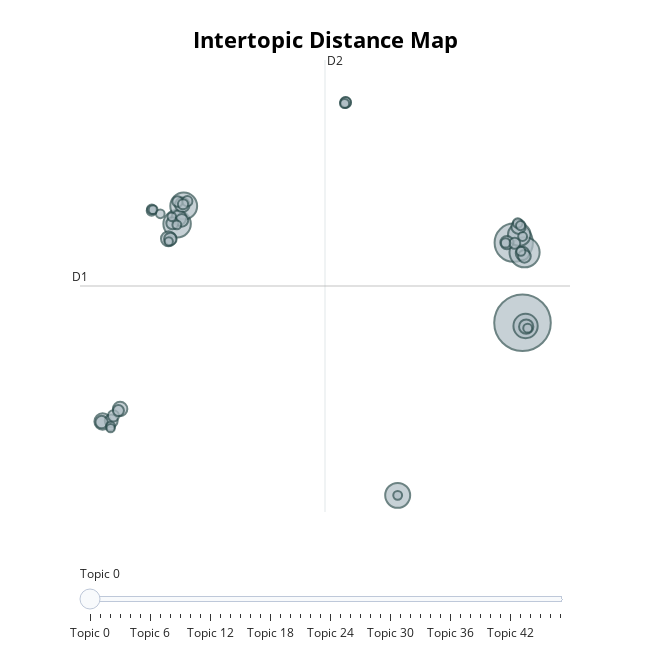

Source (notebook cell):
### Code cell
topic_model_software.visualize_topics()

### Figure 1 — Plotly figure (JSON) as saved in the notebook; plotly's stock layout.template omitted (floating-point values rounded to 4 significant figures; data arrays with more than 128 entries replaced by an {"elided": "..."} marker saying what was removed)
{"data": [{"customdata": {"elided": "48x3 mixed values"}, "hovertemplate": "<b>Topic %{customdata[0]}</b><br>%{customdata[1]}<br>Size: %{customdata[2]}", "legendgroup": "", "marker": {"color": "#B0BEC5", "size": [733, 336, 208, 173, 165, 143, 135, 117, 62, 52, 51, 49, 48, 47, 47, 42, 40, 38, 37, 37, 36, 35, 34, 29, 28, 28, 27, 26, 24, 24, 24, 22, 21, 21, 20, 19, 19, 19, 19, 18, 18, 18, 18, 18, 17, 17, 16, 16], "sizemode": "area", "sizeref": 0.4581, "symbol": "circle", "line": {"color": "DarkSlateGrey", "width": 2}}, "mode": "markers", "name": "", "orientation": "v", "showlegend": false, "x": [18.32, 17.74, 18.46, -4.53, -4.093, 10.06, 18.52, 18.11, -9.457, -5.099, -4.413, -4.184, -8.3, 18.06, 18.56, 18.32, 17.29, -8.888, -4.215, 18.45, -4.976, -9.525, -4.84, -8.741, -8.412, 17.8, 6.614, -4.493, -3.855, 6.627, -4.14, -6.218, -6.203, 18.0, 17.2, 18.21, -8.939, 6.551, 18.19, 10.06, -4.547, -6.118, 18.32, 18.66, -5.642, -4.88, -8.929, -5.085], "xaxis": "x", "y": [3.973, 9.13, 8.515, 10.35, 11.5, -7.14, 3.767, 9.647, -2.377, 9.383, 10.74, 11.57, -1.577, 10.16, 3.726, 8.44, 9.137, -2.342, 10.57, 8.253, 9.375, -2.418, 10.38, -2.02, -1.682, 9.095, 18.16, 11.78, 11.8, 18.17, 11.61, 11.19, 11.28, 10.4, 9.116, 8.582, -2.689, 18.09, 10.23, -7.14, 10.28, 11.26, 9.53, 3.627, 10.99, 10.8, -2.811, 9.208], "yaxis": "y", "type": "scatter"}], "layout": {"xaxis": {"anchor": "y", "domain": [0.0, 1.0], "title": {"text": ""}, "visible": false, "range": [-10.95, 21.46]}, "yaxis": {"anchor": "x", "domain": [0.0, 1.0], "title": {"text": ""}, "visible": false, "range": [-8.211, 20.9]}, "legend": {"tracegroupgap": 0, "itemsizing": "constant"}, "margin": {"t": 60}, "title": {"font": {"size": 22, "color": "Black"}, "text": "<b>Intertopic Distance Map</b>", "y": 0.95, "x": 0.5, "xanchor": "center", "yanchor": "top"}, "hoverlabel": {"font": {"size": 16, "family": "Rockwell"}, "bgcolor": "white"}, "width": 650, "height": 650, "sliders": [{"active": 0, "pad": {"t": 50}, "steps": [{"args": [{"marker.color": [["red", "#B0BEC5", "#B0BEC5", "#B0BEC5", "#B0BEC5", "#B0BEC5", "#B0BEC5", "#B0BEC5", "#B0BEC5", "#B0BEC5", "#B0BEC5", "#B0BEC5", "#B0BEC5", "#B0BEC5", "#B0BEC5", "#B0BEC5", "#B0BEC5", "#B0BEC5", "#B0BEC5", "#B0BEC5", "#B0BEC5", "#B0BEC5", "#B0BEC5", "#B0BEC5", "#B0BEC5", "#B0BEC5", "#B0BEC5", "#B0BEC5", "#B0BEC5", "#B0BEC5", "#B0BEC5", "#B0BEC5", "#B0BEC5", "#B0BEC5", "#B0BEC5", "#B0BEC5", "#B0BEC5", "#B0BEC5", "#B0BEC5", "#B0BEC5", "#B0BEC5", "#B0BEC5", "#B0BEC5", "#B0BEC5", "#B0BEC5", "#B0BEC5", "#B0BEC5", "#B0BEC5"]]}], "label": "Topic 0", "method": "update"}, {"args": [{"marker.color": [["#B0BEC5", "red", "#B0BEC5", "#B0BEC5", "#B0BEC5", "#B0BEC5", "#B0BEC5", "#B0BEC5", "#B0BEC5", "#B0BEC5", "#B0BEC5", "#B0BEC5", "#B0BEC5", "#B0BEC5", "#B0BEC5", "#B0BEC5", "#B0BEC5", "#B0BEC5", "#B0BEC5", "#B0BEC5", "#B0BEC5", "#B0BEC5", "#B0BEC5", "#B0BEC5", "#B0BEC5", "#B0BEC5", "#B0BEC5", "#B0BEC5", "#B0BEC5", "#B0BEC5", "#B0BEC5", "#B0BEC5", "#B0BEC5", "#B0BEC5", "#B0BEC5", "#B0BEC5", "#B0BEC5", "#B0BEC5", "#B0BEC5", "#B0BEC5", "#B0BEC5", "#B0BEC5", "#B0BEC5", "#B0BEC5", "#B0BEC5", "#B0BEC5", "#B0BEC5", "#B0BEC5"]]}], "label": "Topic 1", "method": "update"}, {"args": [{"marker.color": [["#B0BEC5", "#B0BEC5", "red", "#B0BEC5", "#B0BEC5", "#B0BEC5", "#B0BEC5", "#B0BEC5", "#B0BEC5", "#B0BEC5", "#B0BEC5", "#B0BEC5", "#B0BEC5", "#B0BEC5", "#B0BEC5", "#B0BEC5", "#B0BEC5", "#B0BEC5", "#B0BEC5", "#B0BEC5", "#B0BEC5", "#B0BEC5", "#B0BEC5", "#B0BEC5", "#B0BEC5", "#B0BEC5", "#B0BEC5", "#B0BEC5", "#B0BEC5", "#B0BEC5", "#B0BEC5", "#B0BEC5", "#B0BEC5", "#B0BEC5", "#B0BEC5", "#B0BEC5", "#B0BEC5", "#B0BEC5", "#B0BEC5", "#B0BEC5", "#B0BEC5", "#B0BEC5", "#B0BEC5", "#B0BEC5", "#B0BEC5", "#B0BEC5", "#B0BEC5", "#B0BEC5"]]}], "label": "Topic 2", "method": "update"}, {"args": [{"marker.color": [["#B0BEC5", "#B0BEC5", "#B0BEC5", "red", "#B0BEC5", "#B0BEC5", "#B0BEC5", "#B0BEC5", "#B0BEC5", "#B0BEC5", "#B0BEC5", "#B0BEC5", "#B0BEC5", "#B0BEC5", "#B0BEC5", "#B0BEC5", "#B0BEC5", "#B0BEC5", "#B0BEC5", "#B0BEC5", "#B0BEC5", "#B0BEC5", "#B0BEC5", "#B0BEC5", "#B0BEC5", "#B0BEC5", "#B0BEC5", "#B0BEC5", "#B0BEC5", "#B0BEC5", "#B0BEC5", "#B0BEC5", "#B0BEC5", "#B0BEC5", "#B0BEC5", "#B0BEC5", "#B0BEC5", "#B0BEC5", "#B0BEC5", "#B0BEC5", "#B0BEC5", "#B0BEC5", "#B0BEC5", "#B0BEC5", "#B0BEC5", "#B0BEC5", "#B0BEC5", "#B0BEC5"]]}], "label": "Topic 3", "method": "update"}, {"args": [{"marker.color": [["#B0BEC5", "#B0BEC5", "#B0BEC5", "#B0BEC5", "red", "#B0BEC5", "#B0BEC5", "#B0BEC5", "#B0BEC5", "#B0BEC5", "#B0BEC5", "#B0BEC5", "#B0BEC5", "#B0BEC5", "#B0BEC5", "#B0BEC5", "#B0BEC5", "#B0BEC5", "#B0BEC5", "#B0BEC5", "#B0BEC5", "#B0BEC5", "#B0BEC5", "#B0BEC5", "#B0BEC5", "#B0BEC5", "#B0BEC5", "#B0BEC5", "#B0BEC5", "#B0BEC5", "#B0BEC5", "#B0BEC5", "#B0BEC5", "#B0BEC5", "#B0BEC5", "#B0BEC5", "#B0BEC5", "#B0BEC5", "#B0BEC5", "#B0BEC5", "#B0BEC5", "#B0BEC5", "#B0BEC5", "#B0BEC5", "#B0BEC5", "#B0BEC5", "#B0BEC5", "#B0BEC5"]]}], "label": "Topic 4", "method": "update"}, {"args": [{"marker.color": [["#B0BEC5", "#B0BEC5", "#B0BEC5", "#B0BEC5", "#B0BEC5", "red", "#B0BEC5", "#B0BEC5", "#B0BEC5", "#B0BEC5", "#B0BEC5", "#B0BEC5", "#B0BEC5", "#B0BEC5", "#B0BEC5", "#B0BEC5", "#B0BEC5", "#B0BEC5", "#B0BEC5", "#B0BEC5", "#B0BEC5", "#B0BEC5", "#B0BEC5", "#B0BEC5", "#B0BEC5", "#B0BEC5", "#B0BEC5", "#B0BEC5", "#B0BEC5", "#B0BEC5", "#B0BEC5", "#B0BEC5", "#B0BEC5", "#B0BEC5", "#B0BEC5", "#B0BEC5", "#B0BEC5", "#B0BEC5", "#B0BEC5", "#B0BEC5", "#B0BEC5", "#B0BEC5", "#B0BEC5", "#B0BEC5", "#B0BEC5", "#B0BEC5", "#B0BEC5", "#B0BEC5"]]}], "label": "Topic 5", "method": "update"}, {"args": [{"marker.color": [["#B0BEC5", "#B0BEC5", "#B0BEC5", "#B0BEC5", "#B0BEC5", "#B0BEC5", "red", "#B0BEC5", "#B0BEC5", "#B0BEC5", "#B0BEC5", "#B0BEC5", "#B0BEC5", "#B0BEC5", "#B0BEC5", "#B0BEC5", "#B0BEC5", "#B0BEC5", "#B0BEC5", "#B0BEC5", "#B0BEC5", "#B0BEC5", "#B0BEC5", "#B0BEC5", "#B0BEC5", "#B0BEC5", "#B0BEC5", "#B0BEC5", "#B0BEC5", "#B0BEC5", "#B0BEC5", "#B0BEC5", "#B0BEC5", "#B0BEC5", "#B0BEC5", "#B0BEC5", "#B0BEC5", "#B0BEC5", "#B0BEC5", "#B0BEC5", "#B0BEC5", "#B0BEC5", "#B0BEC5", "#B0BEC5", "#B0BEC5", "#B0BEC5", "#B0BEC5", "#B0BEC5"]]}], "label": "Topic 6", "method": "update"}, {"args": [{"marker.color": [["#B0BEC5", "#B0BEC5", "#B0BEC5", "#B0BEC5", "#B0BEC5", "#B0BEC5", "#B0BEC5", "red", "#B0BEC5", "#B0BEC5", "#B0BEC5", "#B0BEC5", "#B0BEC5", "#B0BEC5", "#B0BEC5", "#B0BEC5", "#B0BEC5", "#B0BEC5", "#B0BEC5", "#B0BEC5", "#B0BEC5", "#B0BEC5", "#B0BEC5", "#B0BEC5", "#B0BEC5", "#B0BEC5", "#B0BEC5", "#B0BEC5", "#B0BEC5", "#B0BEC5", "#B0BEC5", "#B0BEC5", "#B0BEC5", "#B0BEC5", "#B0BEC5", "#B0BEC5", "#B0BEC5", "#B0BEC5", "#B0BEC5", "#B0BEC5", "#B0BEC5", "#B0BEC5", "#B0BEC5", "#B0BEC5", "#B0BEC5", "#B0BEC5", "#B0BEC5", "#B0BEC5"]]}], "label": "Topic 7", "method": "update"}, {"args": [{"marker.color": [["#B0BEC5", "#B0BEC5", "#B0BEC5", "#B0BEC5", "#B0BEC5", "#B0BEC5", "#B0BEC5", "#B0BEC5", "red", "#B0BEC5", "#B0BEC5", "#B0BEC5", "#B0BEC5", "#B0BEC5", "#B0BEC5", "#B0BEC5", "#B0BEC5", "#B0BEC5", "#B0BEC5", "#B0BEC5", "#B0BEC5", "#B0BEC5", "#B0BEC5", "#B0BEC5", "#B0BEC5", "#B0BEC5", "#B0BEC5", "#B0BEC5", "#B0BEC5", "#B0BEC5", "#B0BEC5", "#B0BEC5", "#B0BEC5", "#B0BEC5", "#B0BEC5", "#B0BEC5", "#B0BEC5", "#B0BEC5", "#B0BEC5", "#B0BEC5", "#B0BEC5", "#B0BEC5", "#B0BEC5", "#B0BEC5", "#B0BEC5", "#B0BEC5", "#B0BEC5", "#B0BEC5"]]}], "label": "Topic 8", "method": "update"}, {"args": [{"marker.color": [["#B0BEC5", "#B0BEC5", "#B0BEC5", "#B0BEC5", "#B0BEC5", "#B0BEC5", "#B0BEC5", "#B0BEC5", "#B0BEC5", "red", "#B0BEC5", "#B0BEC5", "#B0BEC5", "#B0BEC5", "#B0BEC5", "#B0BEC5", "#B0BEC5", "#B0BEC5", "#B0BEC5", "#B0BEC5", "#B0BEC5", "#B0BEC5", "#B0BEC5", "#B0BEC5", "#B0BEC5", "#B0BEC5", "#B0BEC5", "#B0BEC5", "#B0BEC5", "#B0BEC5", "#B0BEC5", "#B0BEC5", "#B0BEC5", "#B0BEC5", "#B0BEC5", "#B0BEC5", "#B0BEC5", "#B0BEC5", "#B0BEC5", "#B0BEC5", "#B0BEC5", "#B0BEC5", "#B0BEC5", "#B0BEC5", "#B0BEC5", "#B0BEC5", "#B0BEC5", "#B0BEC5"]]}], "label": "Topic 9", "method": "update"}, {"args": [{"marker.color": [["#B0BEC5", "#B0BEC5", "#B0BEC5", "#B0BEC5", "#B0BEC5", "#B0BEC5", "#B0BEC5", "#B0BEC5", "#B0BEC5", "#B0BEC5", "red", "#B0BEC5", "#B0BEC5", "#B0BEC5", "#B0BEC5", "#B0BEC5", "#B0BEC5", "#B0BEC5", "#B0BEC5", "#B0BEC5", "#B0BEC5", "#B0BEC5", "#B0BEC5", "#B0BEC5", "#B0BEC5", "#B0BEC5", "#B0BEC5", "#B0BEC5", "#B0BEC5", "#B0BEC5", "#B0BEC5", "#B0BEC5", "#B0BEC5", "#B0BEC5", "#B0BEC5", "#B0BEC5", "#B0BEC5", "#B0BEC5", "#B0BEC5", "#B0BEC5", "#B0BEC5", "#B0BEC5", "#B0BEC5", "#B0BEC5", "#B0BEC5", "#B0BEC5", "#B0BEC5", "#B0BEC5"]]}], "label": "Topic 10", "method": "update"}, {"args": [{"marker.color": [["#B0BEC5", "#B0BEC5", "#B0BEC5", "#B0BEC5", "#B0BEC5", "#B0BEC5", "#B0BEC5", "#B0BEC5", "#B0BEC5", "#B0BEC5", "#B0BEC5", "red", "#B0BEC5", "#B0BEC5", "#B0BEC5", "#B0BEC5", "#B0BEC5", "#B0BEC5", "#B0BEC5", "#B0BEC5", "#B0BEC5", "#B0BEC5", "#B0BEC5", "#B0BEC5", "#B0BEC5", "#B0BEC5", "#B0BEC5", "#B0BEC5", "#B0BEC5", "#B0BEC5", "#B0BEC5", "#B0BEC5", "#B0BEC5", "#B0BEC5", "#B0BEC5", "#B0BEC5", "#B0BEC5", "#B0BEC5", "#B0BEC5", "#B0BEC5", "#B0BEC5", "#B0BEC5", "#B0BEC5", "#B0BEC5", "#B0BEC5", "#B0BEC5", "#B0BEC5", "#B0BEC5"]]}], "label": "Topic 11", "method": "update"}, {"args": [{"marker.color": [["#B0BEC5", "#B0BEC5", "#B0BEC5", "#B0BEC5", "#B0BEC5", "#B0BEC5", "#B0BEC5", "#B0BEC5", "#B0BEC5", "#B0BEC5", "#B0BEC5", "#B0BEC5", "red", "#B0BEC5", "#B0BEC5", "#B0BEC5", "#B0BEC5", "#B0BEC5", "#B0BEC5", "#B0BEC5", "#B0BEC5", "#B0BEC5", "#B0BEC5", "#B0BEC5", "#B0BEC5", "#B0BEC5", "#B0BEC5", "#B0BEC5", "#B0BEC5", "#B0BEC5", "#B0BEC5", "#B0BEC5", "#B0BEC5", "#B0BEC5", "#B0BEC5", "#B0BEC5", "#B0BEC5", "#B0BEC5", "#B0BEC5", "#B0BEC5", "#B0BEC5", "#B0BEC5", "#B0BEC5", "#B0BEC5", "#B0BEC5", "#B0BEC5", "#B0BEC5", "#B0BEC5"]]}], "label": "Topic 12", "method": "update"}, {"args": [{"marker.color": [["#B0BEC5", "#B0BEC5", "#B0BEC5", "#B0BEC5", "#B0BEC5", "#B0BEC5", "#B0BEC5", "#B0BEC5", "#B0BEC5", "#B0BEC5", "#B0BEC5", "#B0BEC5", "#B0BEC5", "red", "#B0BEC5", "#B0BEC5", "#B0BEC5", "#B0BEC5", "#B0BEC5", "#B0BEC5", "#B0BEC5", "#B0BEC5", "#B0BEC5", "#B0BEC5", "#B0BEC5", "#B0BEC5", "#B0BEC5", "#B0BEC5", "#B0BEC5", "#B0BEC5", "#B0BEC5", "#B0BEC5", "#B0BEC5", "#B0BEC5", "#B0BEC5", "#B0BEC5", "#B0BEC5", "#B0BEC5", "#B0BEC5", "#B0BEC5", "#B0BEC5", "#B0BEC5", "#B0BEC5", "#B0BEC5", "#B0BEC5", "#B0BEC5", "#B0BEC5", "#B0BEC5"]]}], "label": "Topic 13", "method": "update"}, {"args": [{"marker.color": [["#B0BEC5", "#B0BEC5", "#B0BEC5", "#B0BEC5", "#B0BEC5", "#B0BEC5", "#B0BEC5", "#B0BEC5", "#B0BEC5", "#B0BEC5", "#B0BEC5", "#B0BEC5", "#B0BEC5", "#B0BEC5", "red", "#B0BEC5", "#B0BEC5", "#B0BEC5", "#B0BEC5", "#B0BEC5", "#B0BEC5", "#B0BEC5", "#B0BEC5", "#B0BEC5", "#B0BEC5", "#B0BEC5", "#B0BEC5", "#B0BEC5", "#B0BEC5", "#B0BEC5", "#B0BEC5", "#B0BEC5", "#B0BEC5", "#B0BEC5", "#B0BEC5", "#B0BEC5", "#B0BEC5", "#B0BEC5", "#B0BEC5", "#B0BEC5", "#B0BEC5", "#B0BEC5", "#B0BEC5", "#B0BEC5", "#B0BEC5", "#B0BEC5", "#B0BEC5", "#B0BEC5"]]}], "label": "Topic 14", "method": "update"}, {"args": [{"marker.color": [["#B0BEC5", "#B0BEC5", "#B0BEC5", "#B0BEC5", "#B0BEC5", "#B0BEC5", "#B0BEC5", "#B0BEC5", "#B0BEC5", "#B0BEC5", "#B0BEC5", "#B0BEC5", "#B0BEC5", "#B0BEC5", "#B0BEC5", "red", "#B0BEC5", "#B0BEC5", "#B0BEC5", "#B0BEC5", "#B0BEC5", "#B0BEC5", "#B0BEC5", "#B0BEC5", "#B0BEC5", "#B0BEC5", "#B0BEC5", "#B0BEC5", "#B0BEC5", "#B0BEC5", "#B0BEC5", "#B0BEC5", "#B0BEC5", "#B0BEC5", "#B0BEC5", "#B0BEC5", "#B0BEC5", "#B0BEC5", "#B0BEC5", "#B0BEC5", "#B0BEC5", "#B0BEC5", "#B0BEC5", "#B0BEC5", "#B0BEC5", "#B0BEC5", "#B0BEC5", "#B0BEC5"]]}], "label": "Topic 15", "method": "update"}, {"args": [{"marker.color": [["#B0BEC5", "#B0BEC5", "#B0BEC5", "#B0BEC5", "#B0BEC5", "#B0BEC5", "#B0BEC5", "#B0BEC5", "#B0BEC5", "#B0BEC5", "#B0BEC5", "#B0BEC5", "#B0BEC5", "#B0BEC5", "#B0BEC5", "#B0BEC5", "red", "#B0BEC5", "#B0BEC5", "#B0BEC5", "#B0BEC5", "#B0BEC5", "#B0BEC5", "#B0BEC5", "#B0BEC5", "#B0BEC5", "#B0BEC5", "#B0BEC5", "#B0BEC5", "#B0BEC5", "#B0BEC5", "#B0BEC5", "#B0BEC5", "#B0BEC5", "#B0BEC5", "#B0BEC5", "#B0BEC5", "#B0BEC5", "#B0BEC5", "#B0BEC5", "#B0BEC5", "#B0BEC5", "#B0BEC5", "#B0BEC5", "#B0BEC5", "#B0BEC5", "#B0BEC5", "#B0BEC5"]]}], "label": "Topic 16", "method": "update"}, {"args": [{"marker.color": [["#B0BEC5", "#B0BEC5", "#B0BEC5", "#B0BEC5", "#B0BEC5", "#B0BEC5", "#B0BEC5", "#B0BEC5", "#B0BEC5", "#B0BEC5", "#B0BEC5", "#B0BEC5", "#B0BEC5", "#B0BEC5", "#B0BEC5", "#B0BEC5", "#B0BEC5", "red", "#B0BEC5", "#B0BEC5", "#B0BEC5", "#B0BEC5", "#B0BEC5", "#B0BEC5", "#B0BEC5", "#B0BEC5", "#B0BEC5", "#B0BEC5", "#B0BEC5", "#B0BEC5", "#B0BEC5", "#B0BEC5", "#B0BEC5", "#B0BEC5", "#B0BEC5", "#B0BEC5", "#B0BEC5", "#B0BEC5", "#B0BEC5", "#B0BEC5", "#B0BEC5", "#B0BEC5", "#B0BEC5", "#B0BEC5", "#B0BEC5", "#B0BEC5", "#B0BEC5", "#B0BEC5"]]}], "label": "Topic 17", "method": "update"}, {"args": [{"marker.color": [["#B0BEC5", "#B0BEC5", "#B0BEC5", "#B0BEC5", "#B0BEC5", "#B0BEC5", "#B0BEC5", "#B0BEC5", "#B0BEC5", "#B0BEC5", "#B0BEC5", "#B0BEC5", "#B0BEC5", "#B0BEC5", "#B0BEC5", "#B0BEC5", "#B0BEC5", "#B0BEC5", "red", "#B0BEC5", "#B0BEC5", "#B0BEC5", "#B0BEC5", "#B0BEC5", "#B0BEC5", "#B0BEC5", "#B0BEC5", "#B0BEC5", "#B0BEC5", "#B0BEC5", "#B0BEC5", "#B0BEC5", "#B0BEC5", "#B0BEC5", "#B0BEC5", "#B0BEC5", "#B0BEC5", "#B0BEC5", "#B0BEC5", "#B0BEC5", "#B0BEC5", "#B0BEC5", "#B0BEC5", "#B0BEC5", "#B0BEC5", "#B0BEC5", "#B0BEC5", "#B0BEC5"]]}], "label": "Topic 18", "method": "update"}, {"args": [{"marker.color": [["#B0BEC5", "#B0BEC5", "#B0BEC5", "#B0BEC5", "#B0BEC5", "#B0BEC5", "#B0BEC5", "#B0BEC5", "#B0BEC5", "#B0BEC5", "#B0BEC5", "#B0BEC5", "#B0BEC5", "#B0BEC5", "#B0BEC5", "#B0BEC5", "#B0BEC5", "#B0BEC5", "#B0BEC5", "red", "#B0BEC5", "#B0BEC5", "#B0BEC5", "#B0BEC5", "#B0BEC5", "#B0BEC5", "#B0BEC5", "#B0BEC5", "#B0BEC5", "#B0BEC5", "#B0BEC5", "#B0BEC5", "#B0BEC5", "#B0BEC5", "#B0BEC5", "#B0BEC5", "#B0BEC5", "#B0BEC5", "#B0BEC5", "#B0BEC5", "#B0BEC5", "#B0BEC5", "#B0BEC5", "#B0BEC5", "#B0BEC5", "#B0BEC5", "#B0BEC5", "#B0BEC5"]]}], "label": "Topic 19", "method": "update"}, {"args": [{"marker.color": [["#B0BEC5", "#B0BEC5", "#B0BEC5", "#B0BEC5", "#B0BEC5", "#B0BEC5", "#B0BEC5", "#B0BEC5", "#B0BEC5", "#B0BEC5", "#B0BEC5", "#B0BEC5", "#B0BEC5", "#B0BEC5", "#B0BEC5", "#B0BEC5", "#B0BEC5", "#B0BEC5", "#B0BEC5", "#B0BEC5", "red", "#B0BEC5", "#B0BEC5", "#B0BEC5", "#B0BEC5", "#B0BEC5", "#B0BEC5", "#B0BEC5", "#B0BEC5", "#B0BEC5", "#B0BEC5", "#B0BEC5", "#B0BEC5", "#B0BEC5", "#B0BEC5", "#B0BEC5", "#B0BEC5", "#B0BEC5", "#B0BEC5", "#B0BEC5", "#B0BEC5", "#B0BEC5", "#B0BEC5", "#B0BEC5", "#B0BEC5", "#B0BEC5", "#B0BEC5", "#B0BEC5"]]}], "label": "Topic 20", "method": "update"}, {"args": [{"marker.color": [["#B0BEC5", "#B0BEC5", "#B0BEC5", "#B0BEC5", "#B0BEC5", "#B0BEC5", "#B0BEC5", "#B0BEC5", "#B0BEC5", "#B0BEC5", "#B0BEC5", "#B0BEC5", "#B0BEC5", "#B0BEC5", "#B0BEC5", "#B0BEC5", "#B0BEC5", "#B0BEC5", "#B0BEC5", "#B0BEC5", "#B0BEC5", "red", "#B0BEC5", "#B0BEC5", "#B0BEC5", "#B0BEC5", "#B0BEC5", "#B0BEC5", "#B0BEC5", "#B0BEC5", "#B0BEC5", "#B0BEC5", "#B0BEC5", "#B0BEC5", "#B0BEC5", "#B0BEC5", "#B0BEC5", "#B0BEC5", "#B0BEC5", "#B0BEC5", "#B0BEC5", "#B0BEC5", "#B0BEC5", "#B0BEC5", "#B0BEC5", "#B0BEC5", "#B0BEC5", "#B0BEC5"]]}], "label": "Topic 21", "method": "update"}, {"args": [{"marker.color": [["#B0BEC5", "#B0BEC5", "#B0BEC5", "#B0BEC5", "#B0BEC5", "#B0BEC5", "#B0BEC5", "#B0BEC5", "#B0BEC5", "#B0BEC5", "#B0BEC5", "#B0BEC5", "#B0BEC5", "#B0BEC5", "#B0BEC5", "#B0BEC5", "#B0BEC5", "#B0BEC5", "#B0BEC5", "#B0BEC5", "#B0BEC5", "#B0BEC5", "red", "#B0BEC5", "#B0BEC5", "#B0BEC5", "#B0BEC5", "#B0BEC5", "#B0BEC5", "#B0BEC5", "#B0BEC5", "#B0BEC5", "#B0BEC5", "#B0BEC5", "#B0BEC5", "#B0BEC5", "#B0BEC5", "#B0BEC5", "#B0BEC5", "#B0BEC5", "#B0BEC5", "#B0BEC5", "#B0BEC5", "#B0BEC5", "#B0BEC5", "#B0BEC5", "#B0BEC5", "#B0BEC5"]]}], "label": "Topic 22", "method": "update"}, {"args": [{"marker.color": [["#B0BEC5", "#B0BEC5", "#B0BEC5", "#B0BEC5", "#B0BEC5", "#B0BEC5", "#B0BEC5", "#B0BEC5", "#B0BEC5", "#B0BEC5", "#B0BEC5", "#B0BEC5", "#B0BEC5", "#B0BEC5", "#B0BEC5", "#B0BEC5", "#B0BEC5", "#B0BEC5", "#B0BEC5", "#B0BEC5", "#B0BEC5", "#B0BEC5", "#B0BEC5", "red", "#B0BEC5", "#B0BEC5", "#B0BEC5", "#B0BEC5", "#B0BEC5", "#B0BEC5", "#B0BEC5", "#B0BEC5", "#B0BEC5", "#B0BEC5", "#B0BEC5", "#B0BEC5", "#B0BEC5", "#B0BEC5", "#B0BEC5", "#B0BEC5", "#B0BEC5", "#B0BEC5", "#B0BEC5", "#B0BEC5", "#B0BEC5", "#B0BEC5", "#B0BEC5", "#B0BEC5"]]}], "label": "Topic 23", "method": "update"}, {"args": [{"marker.color": [["#B0BEC5", "#B0BEC5", "#B0BEC5", "#B0BEC5", "#B0BEC5", "#B0BEC5", "#B0BEC5", "#B0BEC5", "#B0BEC5", "#B0BEC5", "#B0BEC5", "#B0BEC5", "#B0BEC5", "#B0BEC5", "#B0BEC5", "#B0BEC5", "#B0BEC5", "#B0BEC5", "#B0BEC5", "#B0BEC5", "#B0BEC5", "#B0BEC5", "#B0BEC5", "#B0BEC5", "red", "#B0BEC5", "#B0BEC5", "#B0BEC5", "#B0BEC5", "#B0BEC5", "#B0BEC5", "#B0BEC5", "#B0BEC5", "#B0BEC5", "#B0BEC5", "#B0BEC5", "#B0BEC5", "#B0BEC5", "#B0BEC5", "#B0BEC5", "#B0BEC5", "#B0BEC5", "#B0BEC5", "#B0BEC5", "#B0BEC5", "#B0BEC5", "#B0BEC5", "#B0BEC5"]]}], "label": "Topic 24", "method": "update"}, {"args": [{"marker.color": [["#B0BEC5", "#B0BEC5", "#B0BEC5", "#B0BEC5", "#B0BEC5", "#B0BEC5", "#B0BEC5", "#B0BEC5", "#B0BEC5", "#B0BEC5", "#B0BEC5", "#B0BEC5", "#B0BEC5", "#B0BEC5", "#B0BEC5", "#B0BEC5", "#B0BEC5", "#B0BEC5", "#B0BEC5", "#B0BEC5", "#B0BEC5", "#B0BEC5", "#B0BEC5", "#B0BEC5", "#B0BEC5", "red", "#B0BEC5", "#B0BEC5", "#B0BEC5", "#B0BEC5", "#B0BEC5", "#B0BEC5", "#B0BEC5", "#B0BEC5", "#B0BEC5", "#B0BEC5", "#B0BEC5", "#B0BEC5", "#B0BEC5", "#B0BEC5", "#B0BEC5", "#B0BEC5", "#B0BEC5", "#B0BEC5", "#B0BEC5", "#B0BEC5", "#B0BEC5", "#B0BEC5"]]}], "label": "Topic 25", "method": "update"}, {"args": [{"marker.color": [["#B0BEC5", "#B0BEC5", "#B0BEC5", "#B0BEC5", "#B0BEC5", "#B0BEC5", "#B0BEC5", "#B0BEC5", "#B0BEC5", "#B0BEC5", "#B0BEC5", "#B0BEC5", "#B0BEC5", "#B0BEC5", "#B0BEC5", "#B0BEC5", "#B0BEC5", "#B0BEC5", "#B0BEC5", "#B0BEC5", "#B0BEC5", "#B0BEC5", "#B0BEC5", "#B0BEC5", "#B0BEC5", "#B0BEC5", "red", "#B0BEC5", "#B0BEC5", "#B0BEC5", "#B0BEC5", "#B0BEC5", "#B0BEC5", "#B0BEC5", "#B0BEC5", "#B0BEC5", "#B0BEC5", "#B0BEC5", "#B0BEC5", "#B0BEC5", "#B0BEC5", "#B0BEC5", "#B0BEC5", "#B0BEC5", "#B0BEC5", "#B0BEC5", "#B0BEC5", "#B0BEC5"]]}], "label": "Topic 26", "method": "update"}, {"args": [{"marker.color": [["#B0BEC5", "#B0BEC5", "#B0BEC5", "#B0BEC5", "#B0BEC5", "#B0BEC5", "#B0BEC5", "#B0BEC5", "#B0BEC5", "#B0BEC5", "#B0BEC5", "#B0BEC5", "#B0BEC5", "#B0BEC5", "#B0BEC5", "#B0BEC5", "#B0BEC5", "#B0BEC5", "#B0BEC5", "#B0BEC5", "#B0BEC5", "#B0BEC5", "#B0BEC5", "#B0BEC5", "#B0BEC5", "#B0BEC5", "#B0BEC5", "red", "#B0BEC5", "#B0BEC5", "#B0BEC5", "#B0BEC5", "#B0BEC5", "#B0BEC5", "#B0BEC5", "#B0BEC5", "#B0BEC5", "#B0BEC5", "#B0BEC5", "#B0BEC5", "#B0BEC5", "#B0BEC5", "#B0BEC5", "#B0BEC5", "#B0BEC5", "#B0BEC5", "#B0BEC5", "#B0BEC5"]]}], "label": "Topic 27", "method": "update"}, {"args": [{"marker.color": [["#B0BEC5", "#B0BEC5", "#B0BEC5", "#B0BEC5", "#B0BEC5", "#B0BEC5", "#B0BEC5", "#B0BEC5", "#B0BEC5", "#B0BEC5", "#B0BEC5", "#B0BEC5", "#B0BEC5", "#B0BEC5", "#B0BEC5", "#B0BEC5", "#B0BEC5", "#B0BEC5", "#B0BEC5", "#B0BEC5", "#B0BEC5", "#B0BEC5", "#B0BEC5", "#B0BEC5", "#B0BEC5", "#B0BEC5", "#B0BEC5", "#B0BEC5", "red", "#B0BEC5", "#B0BEC5", "#B0BEC5", "#B0BEC5", "#B0BEC5", "#B0BEC5", "#B0BEC5", "#B0BEC5", "#B0BEC5", "#B0BEC5", "#B0BEC5", "#B0BEC5", "#B0BEC5", "#B0BEC5", "#B0BEC5", "#B0BEC5", "#B0BEC5", "#B0BEC5", "#B0BEC5"]]}], "label": "Topic 28", "method": "update"}, {"args": [{"marker.color": [["#B0BEC5", "#B0BEC5", "#B0BEC5", "#B0BEC5", "#B0BEC5", "#B0BEC5", "#B0BEC5", "#B0BEC5", "#B0BEC5", "#B0BEC5", "#B0BEC5", "#B0BEC5", "#B0BEC5", "#B0BEC5", "#B0BEC5", "#B0BEC5", "#B0BEC5", "#B0BEC5", "#B0BEC5", "#B0BEC5", "#B0BEC5", "#B0BEC5", "#B0BEC5", "#B0BEC5", "#B0BEC5", "#B0BEC5", "#B0BEC5", "#B0BEC5", "#B0BEC5", "red", "#B0BEC5", "#B0BEC5", "#B0BEC5", "#B0BEC5", "#B0BEC5", "#B0BEC5", "#B0BEC5", "#B0BEC5", "#B0BEC5", "#B0BEC5", "#B0BEC5", "#B0BEC5", "#B0BEC5", "#B0BEC5", "#B0BEC5", "#B0BEC5", "#B0BEC5", "#B0BEC5"]]}], "label": "Topic 29", "method": "update"}, {"args": [{"marker.color": [["#B0BEC5", "#B0BEC5", "#B0BEC5", "#B0BEC5", "#B0BEC5", "#B0BEC5", "#B0BEC5", "#B0BEC5", "#B0BEC5", "#B0BEC5", "#B0BEC5", "#B0BEC5", "#B0BEC5", "#B0BEC5", "#B0BEC5", "#B0BEC5", "#B0BEC5", "#B0BEC5", "#B0BEC5", "#B0BEC5", "#B0BEC5", "#B0BEC5", "#B0BEC5", "#B0BEC5", "#B0BEC5", "#B0BEC5", "#B0BEC5", "#B0BEC5", "#B0BEC5", "#B0BEC5", "red", "#B0BEC5", "#B0BEC5", "#B0BEC5", "#B0BEC5", "#B0BEC5", "#B0BEC5", "#B0BEC5", "#B0BEC5", "#B0BEC5", "#B0BEC5", "#B0BEC5", "#B0BEC5", "#B0BEC5", "#B0BEC5", "#B0BEC5", "#B0BEC5", "#B0BEC5"]]}], "label": "Topic 30", "method": "update"}, {"args": [{"marker.color": [["#B0BEC5", "#B0BEC5", "#B0BEC5", "#B0BEC5", "#B0BEC5", "#B0BEC5", "#B0BEC5", "#B0BEC5", "#B0BEC5", "#B0BEC5", "#B0BEC5", "#B0BEC5", "#B0BEC5", "#B0BEC5", "#B0BEC5", "#B0BEC5", "#B0BEC5", "#B0BEC5", "#B0BEC5", "#B0BEC5", "#B0BEC5", "#B0BEC5", "#B0BEC5", "#B0BEC5", "#B0BEC5", "#B0BEC5", "#B0BEC5", "#B0BEC5", "#B0BEC5", "#B0BEC5", "#B0BEC5", "red", "#B0BEC5", "#B0BEC5", "#B0BEC5", "#B0BEC5", "#B0BEC5", "#B0BEC5", "#B0BEC5", "#B0BEC5", "#B0BEC5", "#B0BEC5", "#B0BEC5", "#B0BEC5", "#B0BEC5", "#B0BEC5", "#B0BEC5", "#B0BEC5"]]}], "label": "Topic 31", "method": "update"}, {"args": [{"marker.color": [["#B0BEC5", "#B0BEC5", "#B0BEC5", "#B0BEC5", "#B0BEC5", "#B0BEC5", "#B0BEC5", "#B0BEC5", "#B0BEC5", "#B0BEC5", "#B0BEC5", "#B0BEC5", "#B0BEC5", "#B0BEC5", "#B0BEC5", "#B0BEC5", "#B0BEC5", "#B0BEC5", "#B0BEC5", "#B0BEC5", "#B0BEC5", "#B0BEC5", "#B0BEC5", "#B0BEC5", "#B0BEC5", "#B0BEC5", "#B0BEC5", "#B0BEC5", "#B0BEC5", "#B0BEC5", "#B0BEC5", "#B0BEC5", "red", "#B0BEC5", "#B0BEC5", "#B0BEC5", "#B0BEC5", "#B0BEC5", "#B0BEC5", "#B0BEC5", "#B0BEC5", "#B0BEC5", "#B0BEC5", "#B0BEC5", "#B0BEC5", "#B0BEC5", "#B0BEC5", "#B0BEC5"]]}], "label": "Topic 32", "method": "update"}, {"args": [{"marker.color": [["#B0BEC5", "#B0BEC5", "#B0BEC5", "#B0BEC5", "#B0BEC5", "#B0BEC5", "#B0BEC5", "#B0BEC5", "#B0BEC5", "#B0BEC5", "#B0BEC5", "#B0BEC5", "#B0BEC5", "#B0BEC5", "#B0BEC5", "#B0BEC5", "#B0BEC5", "#B0BEC5", "#B0BEC5", "#B0BEC5", "#B0BEC5", "#B0BEC5", "#B0BEC5", "#B0BEC5", "#B0BEC5", "#B0BEC5", "#B0BEC5", "#B0BEC5", "#B0BEC5", "#B0BEC5", "#B0BEC5", "#B0BEC5", "#B0BEC5", "red", "#B0BEC5", "#B0BEC5", "#B0BEC5", "#B0BEC5", "#B0BEC5", "#B0BEC5", "#B0BEC5", "#B0BEC5", "#B0BEC5", "#B0BEC5", "#B0BEC5", "#B0BEC5", "#B0BEC5", "#B0BEC5"]]}], "label": "Topic 33", "method": "update"}, {"args": [{"marker.color": [["#B0BEC5", "#B0BEC5", "#B0BEC5", "#B0BEC5", "#B0BEC5", "#B0BEC5", "#B0BEC5", "#B0BEC5", "#B0BEC5", "#B0BEC5", "#B0BEC5", "#B0BEC5", "#B0BEC5", "#B0BEC5", "#B0BEC5", "#B0BEC5", "#B0BEC5", "#B0BEC5", "#B0BEC5", "#B0BEC5", "#B0BEC5", "#B0BEC5", "#B0BEC5", "#B0BEC5", "#B0BEC5", "#B0BEC5", "#B0BEC5", "#B0BEC5", "#B0BEC5", "#B0BEC5", "#B0BEC5", "#B0BEC5", "#B0BEC5", "#B0BEC5", "red", "#B0BEC5", "#B0BEC5", "#B0BEC5", "#B0BEC5", "#B0BEC5", "#B0BEC5", "#B0BEC5", "#B0BEC5", "#B0BEC5", "#B0BEC5", "#B0BEC5", "#B0BEC5", "#B0BEC5"]]}], "label": "Topic 34", "method": "update"}, {"args": [{"marker.color": [["#B0BEC5", "#B0BEC5", "#B0BEC5", "#B0BEC5", "#B0BEC5", "#B0BEC5", "#B0BEC5", "#B0BEC5", "#B0BEC5", "#B0BEC5", "#B0BEC5", "#B0BEC5", "#B0BEC5", "#B0BEC5", "#B0BEC5", "#B0BEC5", "#B0BEC5", "#B0BEC5", "#B0BEC5", "#B0BEC5", "#B0BEC5", "#B0BEC5", "#B0BEC5", "#B0BEC5", "#B0BEC5", "#B0BEC5", "#B0BEC5", "#B0BEC5", "#B0BEC5", "#B0BEC5", "#B0BEC5", "#B0BEC5", "#B0BEC5", "#B0BEC5", "#B0BEC5", "red", "#B0BEC5", "#B0BEC5", "#B0BEC5", "#B0BEC5", "#B0BEC5", "#B0BEC5", "#B0BEC5", "#B0BEC5", "#B0BEC5", "#B0BEC5", "#B0BEC5", "#B0BEC5"]]}], "label": "Topic 35", "method": "update"}, {"args": [{"marker.color": [["#B0BEC5", "#B0BEC5", "#B0BEC5", "#B0BEC5", "#B0BEC5", "#B0BEC5", "#B0BEC5", "#B0BEC5", "#B0BEC5", "#B0BEC5", "#B0BEC5", "#B0BEC5", "#B0BEC5", "#B0BEC5", "#B0BEC5", "#B0BEC5", "#B0BEC5", "#B0BEC5", "#B0BEC5", "#B0BEC5", "#B0BEC5", "#B0BEC5", "#B0BEC5", "#B0BEC5", "#B0BEC5", "#B0BEC5", "#B0BEC5", "#B0BEC5", "#B0BEC5", "#B0BEC5", "#B0BEC5", "#B0BEC5", "#B0BEC5", "#B0BEC5", "#B0BEC5", "#B0BEC5", "red", "#B0BEC5", "#B0BEC5", "#B0BEC5", "#B0BEC5", "#B0BEC5", "#B0BEC5", "#B0BEC5", "#B0BEC5", "#B0BEC5", "#B0BEC5", "#B0BEC5"]]}], "label": "Topic 36", "method": "update"}, {"args": [{"marker.color": [["#B0BEC5", "#B0BEC5", "#B0BEC5", "#B0BEC5", "#B0BEC5", "#B0BEC5", "#B0BEC5", "#B0BEC5", "#B0BEC5", "#B0BEC5", "#B0BEC5", "#B0BEC5", "#B0BEC5", "#B0BEC5", "#B0BEC5", "#B0BEC5", "#B0BEC5", "#B0BEC5", "#B0BEC5", "#B0BEC5", "#B0BEC5", "#B0BEC5", "#B0BEC5", "#B0BEC5", "#B0BEC5", "#B0BEC5", "#B0BEC5", "#B0BEC5", "#B0BEC5", "#B0BEC5", "#B0BEC5", "#B0BEC5", "#B0BEC5", "#B0BEC5", "#B0BEC5", "#B0BEC5", "#B0BEC5", "red", "#B0BEC5", "#B0BEC5", "#B0BEC5", "#B0BEC5", "#B0BEC5", "#B0BEC5", "#B0BEC5", "#B0BEC5", "#B0BEC5", "#B0BEC5"]]}], "label": "Topic 37", "method": "update"}, {"args": [{"marker.color": [["#B0BEC5", "#B0BEC5", "#B0BEC5", "#B0BEC5", "#B0BEC5", "#B0BEC5", "#B0BEC5", "#B0BEC5", "#B0BEC5", "#B0BEC5", "#B0BEC5", "#B0BEC5", "#B0BEC5", "#B0BEC5", "#B0BEC5", "#B0BEC5", "#B0BEC5", "#B0BEC5", "#B0BEC5", "#B0BEC5", "#B0BEC5", "#B0BEC5", "#B0BEC5", "#B0BEC5", "#B0BEC5", "#B0BEC5", "#B0BEC5", "#B0BEC5", "#B0BEC5", "#B0BEC5", "#B0BEC5", "#B0BEC5", "#B0BEC5", "#B0BEC5", "#B0BEC5", "#B0BEC5", "#B0BEC5", "#B0BEC5", "red", "#B0BEC5", "#B0BEC5", "#B0BEC5", "#B0BEC5", "#B0BEC5", "#B0BEC5", "#B0BEC5", "#B0BEC5", "#B0BEC5"]]}], "label": "Topic 38", "method": "update"}, {"args": [{"marker.color": [["#B0BEC5", "#B0BEC5", "#B0BEC5", "#B0BEC5", "#B0BEC5", "#B0BEC5", "#B0BEC5", "#B0BEC5", "#B0BEC5", "#B0BEC5", "#B0BEC5", "#B0BEC5", "#B0BEC5", "#B0BEC5", "#B0BEC5", "#B0BEC5", "#B0BEC5", "#B0BEC5", "#B0BEC5", "#B0BEC5", "#B0BEC5", "#B0BEC5", "#B0BEC5", "#B0BEC5", "#B0BEC5", "#B0BEC5", "#B0BEC5", "#B0BEC5", "#B0BEC5", "#B0BEC5", "#B0BEC5", "#B0BEC5", "#B0BEC5", "#B0BEC5", "#B0BEC5", "#B0BEC5", "#B0BEC5", "#B0BEC5", "#B0BEC5", "red", "#B0BEC5", "#B0BEC5", "#B0BEC5", "#B0BEC5", "#B0BEC5", "#B0BEC5", "#B0BEC5", "#B0BEC5"]]}], "label": "Topic 39", "method": "update"}, {"args": [{"marker.color": [["#B0BEC5", "#B0BEC5", "#B0BEC5", "#B0BEC5", "#B0BEC5", "#B0BEC5", "#B0BEC5", "#B0BEC5", "#B0BEC5", "#B0BEC5", "#B0BEC5", "#B0BEC5", "#B0BEC5", "#B0BEC5", "#B0BEC5", "#B0BEC5", "#B0BEC5", "#B0BEC5", "#B0BEC5", "#B0BEC5", "#B0BEC5", "#B0BEC5", "#B0BEC5", "#B0BEC5", "#B0BEC5", "#B0BEC5", "#B0BEC5", "#B0BEC5", "#B0BEC5", "#B0BEC5", "#B0BEC5", "#B0BEC5", "#B0BEC5", "#B0BEC5", "#B0BEC5", "#B0BEC5", "#B0BEC5", "#B0BEC5", "#B0BEC5", "#B0BEC5", "red", "#B0BEC5", "#B0BEC5", "#B0BEC5", "#B0BEC5", "#B0BEC5", "#B0BEC5", "#B0BEC5"]]}], "label": "Topic 40", "method": "update"}, {"args": [{"marker.color": [["#B0BEC5", "#B0BEC5", "#B0BEC5", "#B0BEC5", "#B0BEC5", "#B0BEC5", "#B0BEC5", "#B0BEC5", "#B0BEC5", "#B0BEC5", "#B0BEC5", "#B0BEC5", "#B0BEC5", "#B0BEC5", "#B0BEC5", "#B0BEC5", "#B0BEC5", "#B0BEC5", "#B0BEC5", "#B0BEC5", "#B0BEC5", "#B0BEC5", "#B0BEC5", "#B0BEC5", "#B0BEC5", "#B0BEC5", "#B0BEC5", "#B0BEC5", "#B0BEC5", "#B0BEC5", "#B0BEC5", "#B0BEC5", "#B0BEC5", "#B0BEC5", "#B0BEC5", "#B0BEC5", "#B0BEC5", "#B0BEC5", "#B0BEC5", "#B0BEC5", "#B0BEC5", "red", "#B0BEC5", "#B0BEC5", "#B0BEC5", "#B0BEC5", "#B0BEC5", "#B0BEC5"]]}], "label": "Topic 41", "method": "update"}, {"args": [{"marker.color": [["#B0BEC5", "#B0BEC5", "#B0BEC5", "#B0BEC5", "#B0BEC5", "#B0BEC5", "#B0BEC5", "#B0BEC5", "#B0BEC5", "#B0BEC5", "#B0BEC5", "#B0BEC5", "#B0BEC5", "#B0BEC5", "#B0BEC5", "#B0BEC5", "#B0BEC5", "#B0BEC5", "#B0BEC5", "#B0BEC5", "#B0BEC5", "#B0BEC5", "#B0BEC5", "#B0BEC5", "#B0BEC5", "#B0BEC5", "#B0BEC5", "#B0BEC5", "#B0BEC5", "#B0BEC5", "#B0BEC5", "#B0BEC5", "#B0BEC5", "#B0BEC5", "#B0BEC5", "#B0BEC5", "#B0BEC5", "#B0BEC5", "#B0BEC5", "#B0BEC5", "#B0BEC5", "#B0BEC5", "red", "#B0BEC5", "#B0BEC5", "#B0BEC5", "#B0BEC5", "#B0BEC5"]]}], "label": "Topic 42", "method": "update"}, {"args": [{"marker.color": [["#B0BEC5", "#B0BEC5", "#B0BEC5", "#B0BEC5", "#B0BEC5", "#B0BEC5", "#B0BEC5", "#B0BEC5", "#B0BEC5", "#B0BEC5", "#B0BEC5", "#B0BEC5", "#B0BEC5", "#B0BEC5", "#B0BEC5", "#B0BEC5", "#B0BEC5", "#B0BEC5", "#B0BEC5", "#B0BEC5", "#B0BEC5", "#B0BEC5", "#B0BEC5", "#B0BEC5", "#B0BEC5", "#B0BEC5", "#B0BEC5", "#B0BEC5", "#B0BEC5", "#B0BEC5", "#B0BEC5", "#B0BEC5", "#B0BEC5", "#B0BEC5", "#B0BEC5", "#B0BEC5", "#B0BEC5", "#B0BEC5", "#B0BEC5", "#B0BEC5", "#B0BEC5", "#B0BEC5", "#B0BEC5", "red", "#B0BEC5", "#B0BEC5", "#B0BEC5", "#B0BEC5"]]}], "label": "Topic 43", "method": "update"}, {"args": [{"marker.color": [["#B0BEC5", "#B0BEC5", "#B0BEC5", "#B0BEC5", "#B0BEC5", "#B0BEC5", "#B0BEC5", "#B0BEC5", "#B0BEC5", "#B0BEC5", "#B0BEC5", "#B0BEC5", "#B0BEC5", "#B0BEC5", "#B0BEC5", "#B0BEC5", "#B0BEC5", "#B0BEC5", "#B0BEC5", "#B0BEC5", "#B0BEC5", "#B0BEC5", "#B0BEC5", "#B0BEC5", "#B0BEC5", "#B0BEC5", "#B0BEC5", "#B0BEC5", "#B0BEC5", "#B0BEC5", "#B0BEC5", "#B0BEC5", "#B0BEC5", "#B0BEC5", "#B0BEC5", "#B0BEC5", "#B0BEC5", "#B0BEC5", "#B0BEC5", "#B0BEC5", "#B0BEC5", "#B0BEC5", "#B0BEC5", "#B0BEC5", "red", "#B0BEC5", "#B0BEC5", "#B0BEC5"]]}], "label": "Topic 44", "method": "update"}, {"args": [{"marker.color": [["#B0BEC5", "#B0BEC5", "#B0BEC5", "#B0BEC5", "#B0BEC5", "#B0BEC5", "#B0BEC5", "#B0BEC5", "#B0BEC5", "#B0BEC5", "#B0BEC5", "#B0BEC5", "#B0BEC5", "#B0BEC5", "#B0BEC5", "#B0BEC5", "#B0BEC5", "#B0BEC5", "#B0BEC5", "#B0BEC5", "#B0BEC5", "#B0BEC5", "#B0BEC5", "#B0BEC5", "#B0BEC5", "#B0BEC5", "#B0BEC5", "#B0BEC5", "#B0BEC5", "#B0BEC5", "#B0BEC5", "#B0BEC5", "#B0BEC5", "#B0BEC5", "#B0BEC5", "#B0BEC5", "#B0BEC5", "#B0BEC5", "#B0BEC5", "#B0BEC5", "#B0BEC5", "#B0BEC5", "#B0BEC5", "#B0BEC5", "#B0BEC5", "red", "#B0BEC5", "#B0BEC5"]]}], "label": "Topic 45", "method": "update"}, {"args": [{"marker.color": [["#B0BEC5", "#B0BEC5", "#B0BEC5", "#B0BEC5", "#B0BEC5", "#B0BEC5", "#B0BEC5", "#B0BEC5", "#B0BEC5", "#B0BEC5", "#B0BEC5", "#B0BEC5", "#B0BEC5", "#B0BEC5", "#B0BEC5", "#B0BEC5", "#B0BEC5", "#B0BEC5", "#B0BEC5", "#B0BEC5", "#B0BEC5", "#B0BEC5", "#B0BEC5", "#B0BEC5", "#B0BEC5", "#B0BEC5", "#B0BEC5", "#B0BEC5", "#B0BEC5", "#B0BEC5", "#B0BEC5", "#B0BEC5", "#B0BEC5", "#B0BEC5", "#B0BEC5", "#B0BEC5", "#B0BEC5", "#B0BEC5", "#B0BEC5", "#B0BEC5", "#B0BEC5", "#B0BEC5", "#B0BEC5", "#B0BEC5", "#B0BEC5", "#B0BEC5", "red", "#B0BEC5"]]}], "label": "Topic 46", "method": "update"}, {"args": [{"marker.color": [["#B0BEC5", "#B0BEC5", "#B0BEC5", "#B0BEC5", "#B0BEC5", "#B0BEC5", "#B0BEC5", "#B0BEC5", "#B0BEC5", "#B0BEC5", "#B0BEC5", "#B0BEC5", "#B0BEC5", "#B0BEC5", "#B0BEC5", "#B0BEC5", "#B0BEC5", "#B0BEC5", "#B0BEC5", "#B0BEC5", "#B0BEC5", "#B0BEC5", "#B0BEC5", "#B0BEC5", "#B0BEC5", "#B0BEC5", "#B0BEC5", "#B0BEC5", "#B0BEC5", "#B0BEC5", "#B0BEC5", "#B0BEC5", "#B0BEC5", "#B0BEC5", "#B0BEC5", "#B0BEC5", "#B0BEC5", "#B0BEC5", "#B0BEC5", "#B0BEC5", "#B0BEC5", "#B0BEC5", "#B0BEC5", "#B0BEC5", "#B0BEC5", "#B0BEC5", "#B0BEC5", "red"]]}], "label": "Topic 47", "method": "update"}]}], "shapes": [{"line": {"color": "#CFD8DC", "width": 2}, "type": "line", "x0": 5.254, "x1": 5.254, "y0": -8.211, "y1": 20.9}, {"line": {"color": "#9E9E9E", "width": 2}, "type": "line", "x0": -10.95, "x1": 21.46, "y0": 6.343, "y1": 6.343}], "annotations": [{"showarrow": false, "text": "D1", "x": -10.95, "y": 6.343, "yshift": 10}, {"showarrow": false, "text": "D2", "x": 5.254, "xshift": 10, "y": 20.9}]}}
